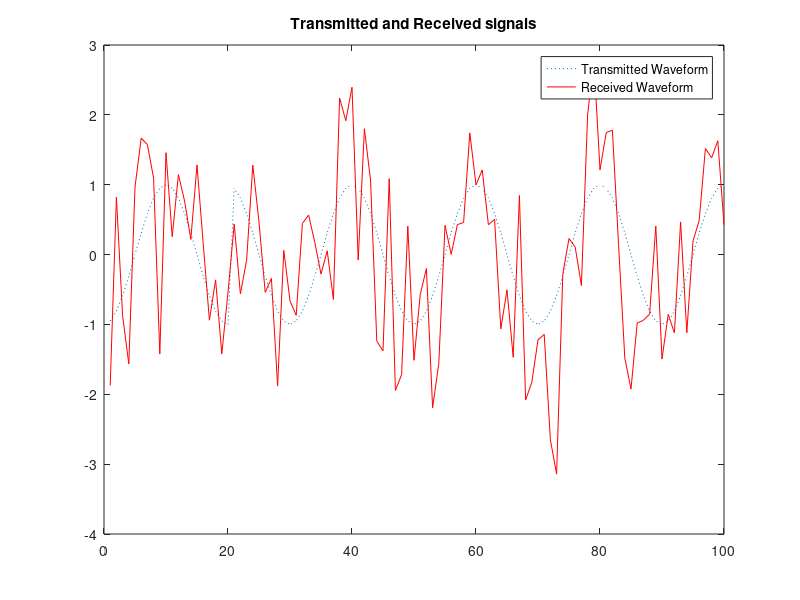

MATLAB code for this plot: (Note: this script raises an error after producing the figure.)
%BPSK_sim.m  BPSK modulation and demodulation of a random bit stream
clear; close all
SNR = 0.5;                      %Signal to noise ratio
E_s = 1;                        %Signal Power
No = E_s^2/SNR;                 %Noise Power
sig_n = sqrt(No/2);             %Noise standard deviation
w=2*pi*5;                       %Frequency
t=0.01:0.01:0.2;                %Time Vector
N=200;                         %Number of Bits
%Create Signal Vectors
for ii=1:2
    s(ii,:) = E_s*cos(w*t-2*pi*ii/2);
end
%Modulate a random bit stream
signal = ceil(2*rand(1,N));
m_sig = [];
for ii=1:N
    m_sig = [m_sig s(signal(ii),:)];
end
plot(m_sig(1:100),':')              %plot the transmitted signal
n = sig_n*randn(1,length(m_sig));   %Create a noise vector
r = m_sig + n;                  %Received Signal = s + n
hold on; plot(r(1:100),'r')     %Plot the received signal
title('Transmitted and Received signals')
legend('Transmitted Waveform', 'Received Waveform')
sigma1 = E_s*cos(w*t);          %Create basis functions
sigma2 = E_s*sin(w*t);
index = 1:length(t);
for ii=0:N-1                    %detect the signal
    X(ii+1) = sum(sigma1.*r(ii*length(t) + index));    
    Y(ii+1) = sum(sigma2.*r(ii*length(t) + index));
end         
currFig = figure;                   %double buffer so window
set(currFig,'DoubleBuffer','on');   %does not flash
title('Detections and decision regions')  %Plot the detections
hold on;
axlim = 30;
axis([-axlim axlim -axlim, axlim])
plot([0 0],[-axlim axlim], 'k')

for ii=1:N  %Make decisions on received bits
    if(X(ii) < 0)
        received_sig(ii) = 1;
    else
        received_sig(ii) = 2;
    end
    figure(currFig)
    if and(received_sig(ii)-signal(ii),1)
        plot(X(ii),Y(ii),'ro')
    else
        plot(X(ii),Y(ii),'bx')
    end
    hold on
    pause(0.1)
end
x=received_sig - signal;
n_errors = sum(and(x,1))            
p_error = n_errors / N              %Calculate the percentage error
wavwrite(m_sig,5500,16,'bpsk.wav')   %write the wav files
wavwrite(r,5500,16,'bpsk_n.wav')      